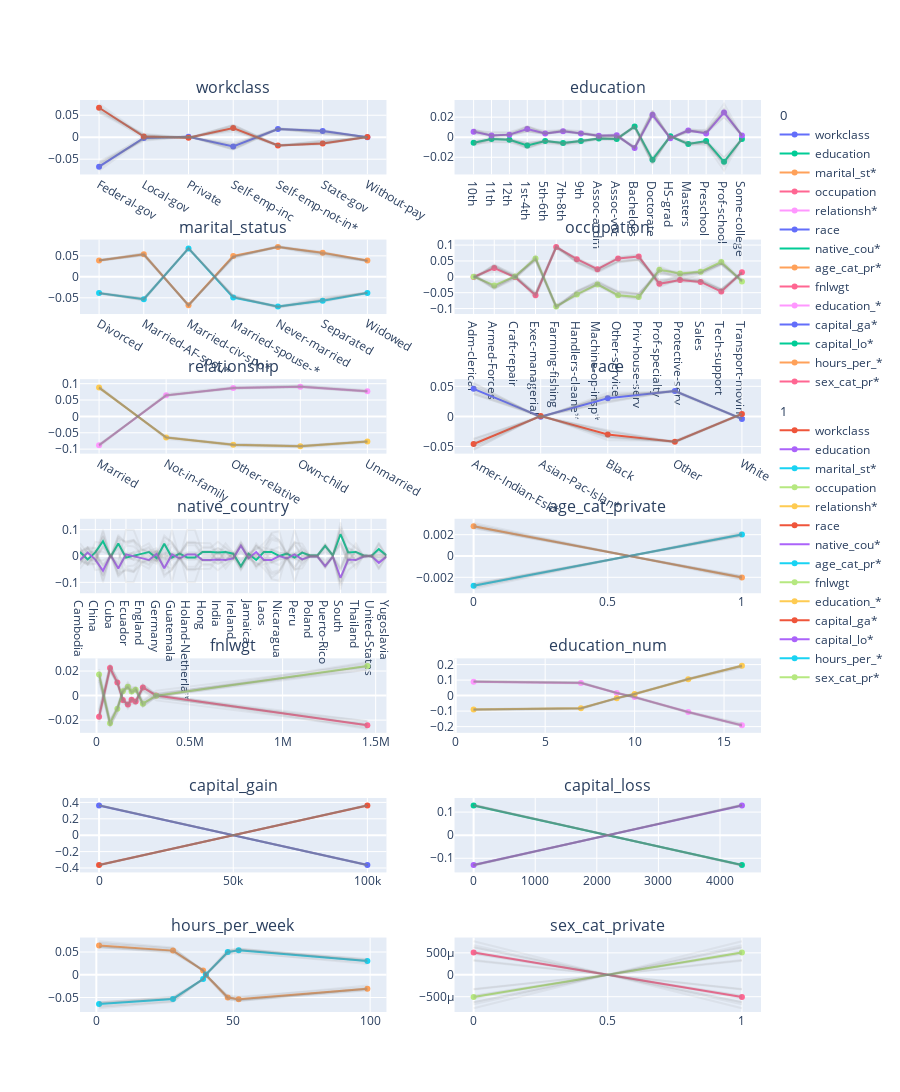

Here is the notebook cell this chart was saved with:
### Code cell
print("ALE results:")
global_explanations["ale"].ipython_plot(class_names=transformer.class_names)
